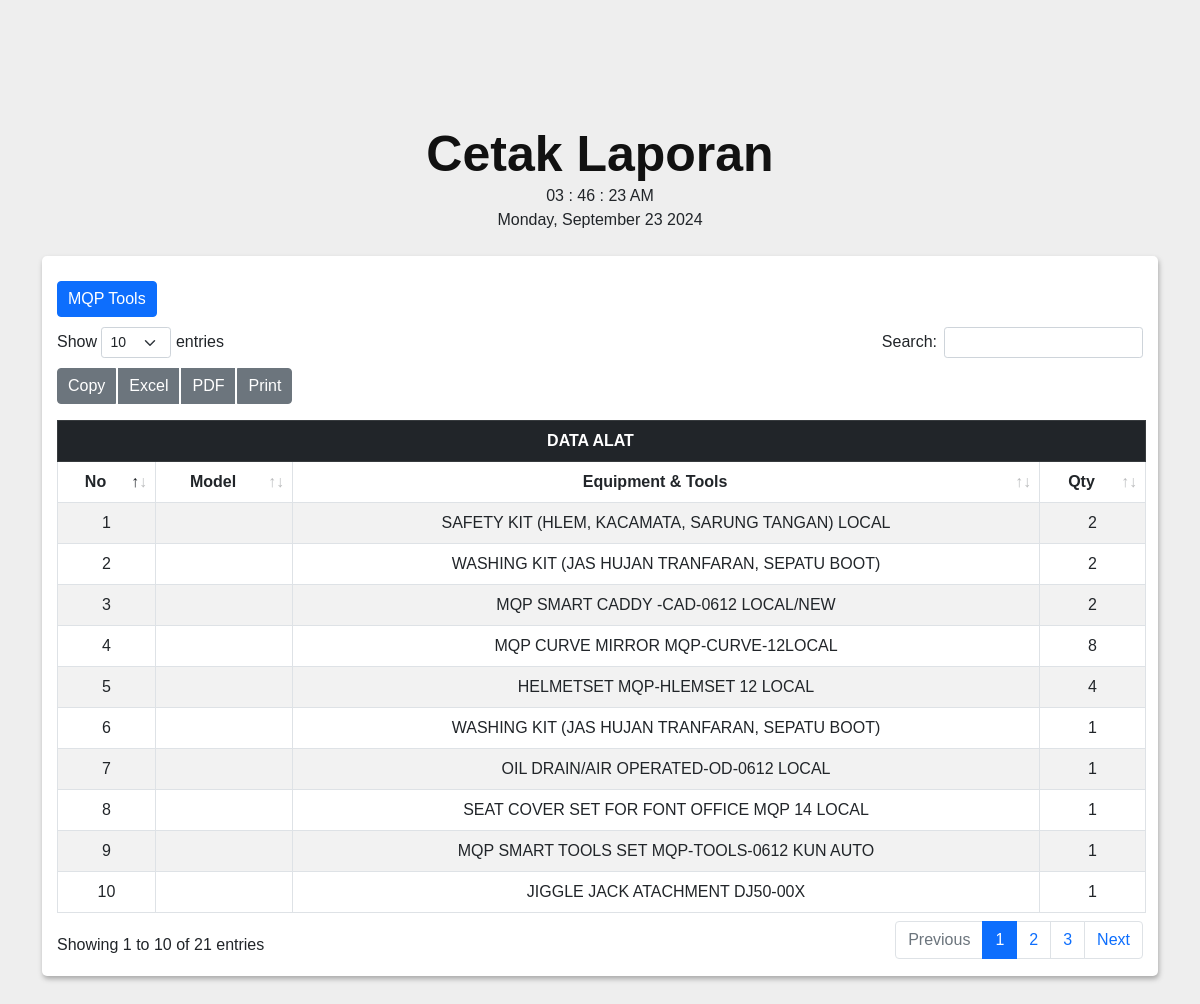
The app's page /admin2/laporan/mqp.php with its own data.
### tables this page shows
CREATE TABLE `mqp` (
  `id` int(11) NOT NULL,
  `model` varchar(100) NOT NULL,
  `nama_alat` varchar(100) NOT NULL,
  `jumlah` varchar(10) NOT NULL,
  `keterangan` varchar(100) NOT NULL
);

### admin2/laporan/mqp.php (the view, shortened to what this page needs)
<?php
require '../koneksi.php';
?>
<!DOCTYPE html>
<html lang="en">
<head>
    <link rel="stylesheet" href="assets/css/bootstrap.min.css">
    <link rel="stylesheet" href="assets/css/datatables.min.css">
    <link rel="stylesheet" href="assets/css/style.css">
</head>
<body>
<div id="layoutSidenav_content">
    <main>
        <center>
    <div class="container-fluid">
    <h1 class="mt-4">Cetak Laporan</h1>
                    <div class="digital-clock">
                        <div class="time">
                            <span class="hours">00</span>
                            <span class="colon">:</span>
                            <span class="minutes">00</span>
                            <span class="colon">:</span>
                            <span class="seconds">00</span>
                            <span class="period">PM</span>
                        </div>
                        <div class="date"></div>
                    </div>
                    <br>
    </center>
    <div class="container">
        <div class="row">
            <div class="col-12">
                <div class="data_table">
                    <table id="example" class="table table-striped table-bordered">
                    <a class="btn btn-primary" href="../stock/mqp.php" role="button" aria-disabled="true">MQP Tools</a>
                        <thead>
                            <tr class="table-dark" align="center">
                                <th colspan="4">DATA ALAT </th>
                            </tr>
                            <tr align="center">
                                <th>No</th>
                                <th>Model</th>
                                <th>Equipment & Tools</th>
                                <th>Qty</th>
                            </tr>
                        </thead>
                        <tbody align="center">
                            <?php
                        $sql = "SELECT * FROM mqp";
    $result = $conn->query($sql);
    if ($result->num_rows > 0) {
        $no = 1;
        while ($row = $result->fetch_assoc()) {
            echo "<tr>";
            echo "<td>" . $no++ . "</td>";
            echo "<td>" . $row['model'] . "</td>";
            echo "<td>" . $row['nama_alat'] . "</td>";
            echo "<td>" . $row['jumlah'] . "</td>";
            echo "</tr>";
        }
    } else {
        echo "<tr><td colspan='7'>Data tidak ada</td></tr>";
    }
    ?>
                        </tbody>
                    </table>
                </div>
            </div>
        </div>
    </div>
</div>
</body>
</html>

### admin2/laporan/assets/css/style.css (style rules this page uses)
* { margin: 0; padding: 0; outline: 0; }
html { scroll-behavior: smooth; }
body { background: #eee; font-family: 'Raleway', sans-serif; font-family: 'Roboto', sans-serif; font-family: 'Poppins', sans-serif; font-family: 'Rubik', sans-serif; padding: 100px 0; }
h1, h2, h3, h4, h5, h6, p, a, ol, ul, li, img, span, input, form, label, .btn, .navbar, .navbar-brand { margin: 0; padding: 0; }
a, a:hover { text-decoration: none; color: #333; -webkit-transition: 0.2s; transition: 0.2s; }
h1 { font-size: 50px; color: #111; font-weight: 600; }
.data_table { background: #fff; padding: 15px; box-shadow: 1px 3px 5px #aaa; border-radius: 5px; }
.data_table .btn { padding: 5px 10px; margin: 10px 3px 10px 0; }

### records on screen
mqp: nama_alat "SAFETY KIT (HLEM, KACAMATA, SARUNG TANGAN) LOCAL", jumlah "2"
mqp: nama_alat "WASHING KIT (JAS HUJAN TRANFARAN, SEPATU BOOT)", jumlah "2"
mqp: nama_alat "MQP SMART CADDY -CAD-0612 LOCAL/NEW", jumlah "2"
mqp: nama_alat "MQP CURVE MIRROR MQP-CURVE-12LOCAL", jumlah "8"
mqp: nama_alat "HELMETSET MQP-HLEMSET 12 LOCAL", jumlah "4"
mqp: nama_alat "WASHING KIT (JAS HUJAN TRANFARAN, SEPATU BOOT)", jumlah "1"
mqp: nama_alat "OIL DRAIN/AIR OPERATED-OD-0612 LOCAL", jumlah "1"
mqp: nama_alat "SEAT COVER SET FOR FONT OFFICE MQP 14 LOCAL", jumlah "1"
mqp: nama_alat "MQP SMART TOOLS SET MQP-TOOLS-0612 KUN AUTO", jumlah "1"
mqp: nama_alat "JIGGLE JACK ATACHMENT DJ50-00X", jumlah "1"
